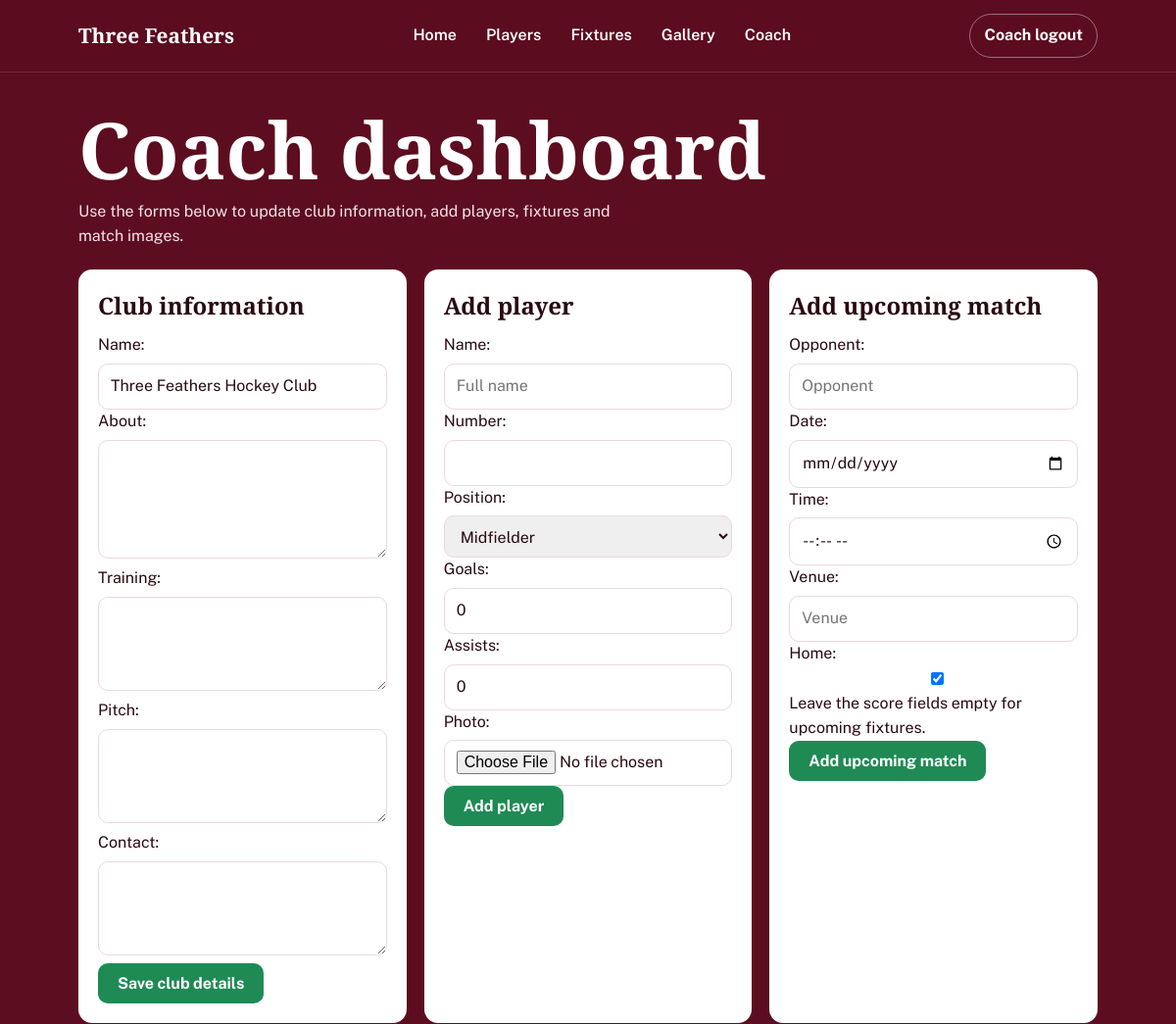
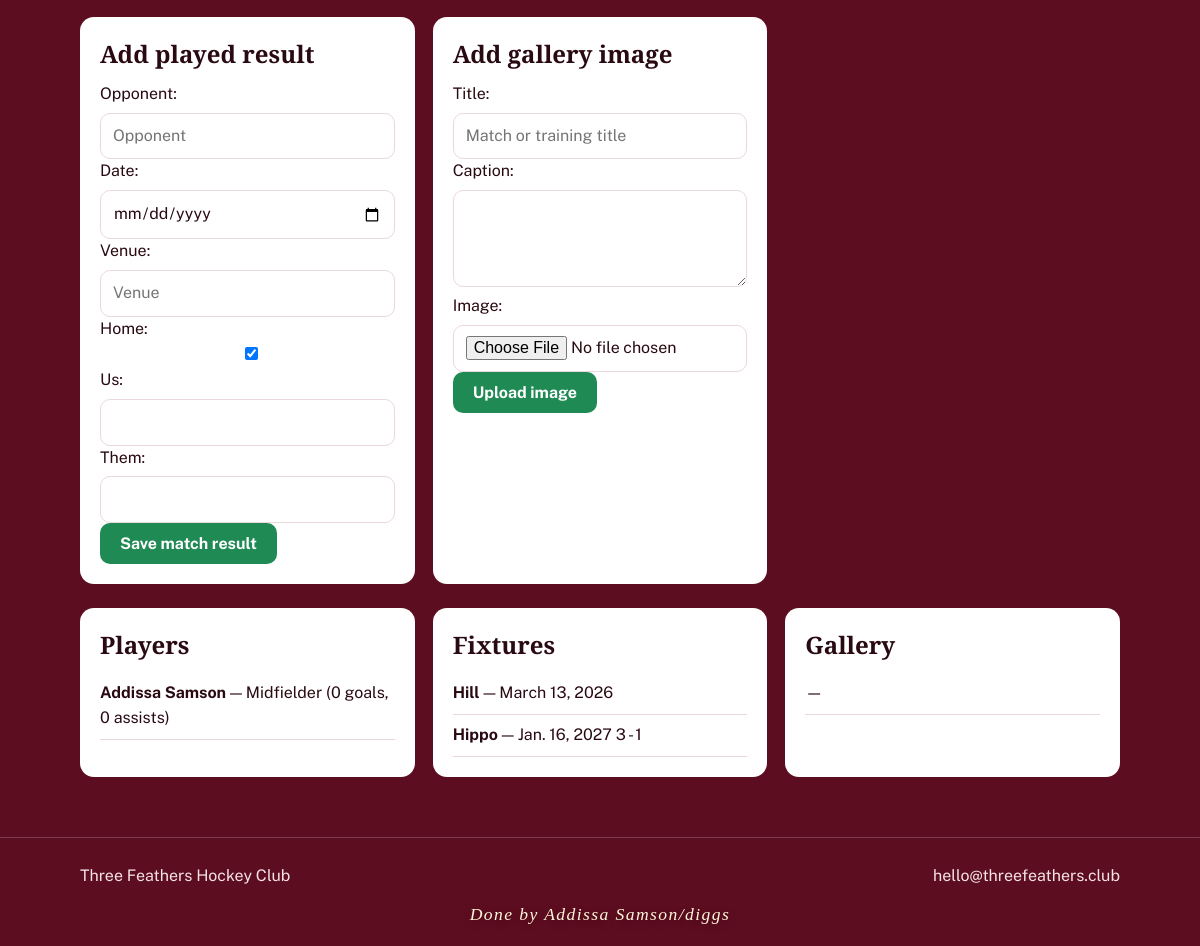
The app's page /coach/ (signed in) with its own data (2 pictures, top to bottom).
### club/models.py (models this page shows, shortened)
class ClubProfile(models.Model):
    name = models.CharField(max_length=120, default='Three Feathers Hockey Club')
    about = models.TextField(blank=True)
    training = models.TextField(blank=True)
    pitch = models.TextField(blank=True)
    contact = models.TextField(blank=True)
    updated_at = models.DateTimeField(auto_now=True)
    class Meta:
        verbose_name = 'club profile'
        verbose_name_plural = 'club profiles'

class Player(models.Model):
    POSITIONS = (
        ('Goalkeeper', 'Goalkeeper'),
        ('Defender', 'Defender'),
        ('Midfielder', 'Midfielder'),
        ('Forward', 'Forward'),
    )
    name = models.CharField(max_length=80)
    number = models.PositiveSmallIntegerField(blank=True, null=True)
    position = models.CharField(max_length=20, choices=POSITIONS, default='Midfielder')
    goals = models.PositiveIntegerField(default=0)
    assists = models.PositiveIntegerField(default=0)
    photo = models.ImageField(upload_to='players/', blank=True, null=True)
    created_at = models.DateTimeField(auto_now_add=True)
    class Meta:
        ordering = ['name']

class Fixture(models.Model):
    opponent = models.CharField(max_length=80)
    date = models.DateField()
    time = models.TimeField(blank=True, null=True)
    venue = models.CharField(max_length=200, blank=True)
    home = models.BooleanField(default=True)
    us = models.PositiveSmallIntegerField(blank=True, null=True)
    them = models.PositiveSmallIntegerField(blank=True, null=True)
    class Meta:
        ordering = ['date', 'time']

class GalleryImage(models.Model):
    title = models.CharField(max_length=100, blank=True)
    caption = models.CharField(max_length=200, blank=True)
    image = models.ImageField(upload_to='gallery/', blank=True, null=True)
    created_at = models.DateTimeField(auto_now_add=True)
    class Meta:
        ordering = ['-created_at']

### club/views.py (the view, shortened to what this page needs)
# urls.py: path('coach/', views.coach_dashboard, name='coach_dashboard'),
@require_http_methods(['GET', 'POST'])
def coach_dashboard(request):
    if not is_coach_authenticated(request):
        return redirect('coach_login')
    club = get_club()
    club_form = ClubProfileForm(instance=club)
    player_form = PlayerForm()
    upcoming_form = UpcomingFixtureForm()
    result_form = ResultFixtureForm()
    gallery_form = GalleryImageForm()
    context = {
        'club': club,
        'club_form': club_form,
        'player_form': player_form,
        'upcoming_form': upcoming_form,
        'result_form': result_form,
        'gallery_form': gallery_form,
        'players': Player.objects.order_by('number', 'name'),
        'fixtures': Fixture.objects.order_by('date', 'time'),
        'gallery': GalleryImage.objects.order_by('-created_at', '-id'),
    }
    return render(request, 'club/coach_dashboard.html', context)

### club/forms.py
class ClubProfileForm(forms.ModelForm):
    class Meta:
        model = ClubProfile
        fields = ['name', 'about', 'training', 'pitch', 'contact']
        widgets = {
            'about': forms.Textarea(attrs={'rows': 4}),
            'training': forms.Textarea(attrs={'rows': 3}),
            'pitch': forms.Textarea(attrs={'rows': 3}),
            'contact': forms.Textarea(attrs={'rows': 3}),
        }

class PlayerForm(forms.ModelForm):
    class Meta:
        model = Player
        fields = ['name', 'number', 'position', 'goals', 'assists', 'photo']
        widgets = {
            'name': forms.TextInput(attrs={'placeholder': 'Full name'}),
        }

### club/views.py (called while the page is built, shortened)
def get_club():
    club = ClubProfile.objects.first()
    return club

def is_coach_authenticated(request):
    return request.session.get('coach_authenticated') is True

### club/templates/club/coach_dashboard.html (shortened to what this page needs)
{% extends 'club/base.html' %}
{% block content %}
<section class="page-section">
  <div class="wrap">
    <h1>Coach dashboard</h1>
    <p class="lede">Use the forms below to update club information, add players, fixtures and match images.</p>
    <div class="coach-grid">
      <div class="panel">
        <h2>Club information</h2>
        <form method="post" enctype="multipart/form-data">
          {{ club_form.as_p }}
          <button class="btn" type="submit">Save club details</button>
        </form>
      </div>
      <div class="panel">
        <h2>Add player</h2>
        <form method="post" enctype="multipart/form-data">
          {{ player_form.as_p }}
          <button class="btn" type="submit">Add player</button>
        </form>
      </div>
      <div class="panel">
        <h2>Add upcoming match</h2>
        <form method="post" enctype="multipart/form-data">
          {{ upcoming_form.as_p }}
          <p class="form-help">Leave the score fields empty for upcoming fixtures.</p>
          <button class="btn" type="submit">Add upcoming match</button>
        </form>
      </div>
      <div class="panel">
        <h2>Add played result</h2>
        <form method="post" enctype="multipart/form-data">
          {{ result_form.as_p }}
          <button class="btn" type="submit">Save match result</button>
        </form>
      </div>
      <div class="panel">
        <h2>Add gallery image</h2>
        <form method="post" enctype="multipart/form-data">
          {{ gallery_form.as_p }}
          <button class="btn" type="submit">Upload image</button>
        </form>
      </div>
    </div>
    <div class="admin-lists">
      <div class="panel">
        <h2>Players</h2>
        {% for player in players %}
          <div class="mini-item"><strong>{{ player.name }}</strong> — {{ player.position }} ({{ player.goals }} goals, {{ player.assists }} assists)</div>
        {% empty %}
          <p class="empty">No players added yet.</p>
        {% endfor %}
      </div>
      <div class="panel">
        <h2>Fixtures</h2>
        {% for fixture in fixtures %}
          <div class="mini-item"><strong>{{ fixture.opponent }}</strong> — {{ fixture.date }} {% if fixture.us != None %}{{ fixture.us }} - {{ fixture.them }}{% endif %}</div>
        {% empty %}
          <p class="empty">No fixtures added yet.</p>
        {% endfor %}
      </div>
      <div class="panel">
        <h2>Gallery</h2>
        {% for image in gallery %}
          <div class="mini-item"><strong>{{ image.title }}</strong> — {{ image.caption }}</div>
        {% empty %}
          <p class="empty">No gallery images added yet.</p>
        {% endfor %}
      </div>
    </div>
  </div>
</section>
{% endblock %}

### club/templates/club/base.html (shortened to what this page needs)
{% load static %}
<!DOCTYPE html>
<html lang="en">
<head>
    <link rel="stylesheet" href="{% static 'club/styles.css' %}">
</head>
<body>
    <header class="top">
        <div class="wrap topbar">
            <a class="brand" href="{% url 'home' %}">Three Feathers</a>
            <nav aria-label="Main navigation">
                <a href="{% url 'home' %}">Home</a>
                <a href="{% url 'players' %}">Players</a>
                <a href="{% url 'fixtures' %}">Fixtures</a>
                <a href="{% url 'gallery' %}">Gallery</a>
                <a href="{% url 'coach_dashboard' %}">Coach</a>
            </nav>
            {% if request.session.coach_authenticated %}
                <a class="coachbtn" href="{% url 'coach_logout' %}">Coach logout</a>
            {% else %}
                <a class="coachbtn" href="{% url 'coach_login' %}">Coach login</a>
            {% endif %}
        </div>
    </header>
    {% block content %}{% endblock %}
    <footer class="site-footer">
        <div class="wrap footer-wrap">
            <span>{{ club.name }}</span>
            <span>{{ club.contact|default:'hello@threefeathers.club' }}</span>
        </div>
        <div class="wrap signature-wrap">
            <p class="signature">Done by Addissa Samson/diggs</p>
        </div>
    </footer>
</body>
</html>

### club/static/club/styles.css (style rules this page uses)
:root { --bg: #5d0d20; --bg-deep: #430813; --card: #ffffff; --ink: #2a0a12; --muted: #7d6068; --line: #ebd8dc; --accent: #991a35; --green: #1f8a54; --green-deep: #176c42; --gold: #e0b64a; --serif: "Alegreya", Georgia, serif; --sans: "Public Sans", system-ui, sans-serif; }
* { box-sizing: border-box; }
html { scroll-behavior: smooth; }
body { margin: 0; background: var(--bg); color: white; font: 16px/1.55 var(--sans); }
a { color: inherit; }
.wrap { max-width: 1080px; margin: 0 auto; padding: 0 20px; }
.top { position: sticky; top: 0; backdrop-filter: blur(10px); background: rgba(93, 13, 32, 0.9); z-index: 10; border-bottom: 1px solid rgba(255,255,255,.12); }
.topbar { display: flex; align-items: center; justify-content: space-between; gap: 12px; padding-top: 14px; padding-bottom: 14px; flex-wrap: wrap; }
.brand { color: white; text-decoration: none; font: 800 1.3rem var(--serif); }
nav { display: flex; align-items: center; gap: 6px; flex-wrap: wrap; }
nav a { color: #fff; text-decoration: none; font-weight: 600; padding: 8px 12px; border-radius: 8px; }
.coachbtn { background: transparent; border: 1px solid rgba(255,255,255,.4); color: #fff; padding: 9px 14px; border-radius: 999px; text-decoration: none; font-weight: 700; }
h1 { font: 800 clamp(2.8rem,8vw,5rem)/.95 var(--serif); margin: 0 0 14px; }
.btn { display: inline-block; background: var(--green); color: #fff; border: 0; border-radius: 10px; padding: 11px 20px; font: 700 1rem var(--sans); cursor: pointer; text-decoration: none; }
section { padding: 46px 0 10px; }
.page-section { padding-top: 40px; }
h2 { font: 800 2.2rem/1.1 var(--serif); margin: 0 0 6px; }
.lede { color: #f5e3e8; margin: 0 0 22px; max-width: 60ch; }
.panel { background: var(--card); color: var(--ink); border-radius: 14px; padding: 20px; }
.panel h2, .panel h3, .card h3, .fx h3 { font: 800 1.5rem var(--serif); margin: 0 0 12px; }
.panel p { margin: 0; }
.auth-panel input, .auth-panel textarea, .panel input, .panel textarea, .panel select { width: 100%; padding: 10px 12px; border-radius: 10px; border: 1px solid var(--line); font: inherit; color: var(--ink); margin-top: 6px; }
.coach-grid { display: grid; grid-template-columns: repeat(auto-fit, minmax(260px, 1fr)); gap: 18px; }
.admin-lists { margin-top: 24px; display: grid; grid-template-columns: repeat(auto-fit, minmax(220px, 1fr)); gap: 18px; }
.mini-item { padding: 8px 0; border-bottom: 1px solid var(--line); }
footer { margin-top: 50px; padding: 26px 0; border-top: 1px solid rgba(255,255,255,.2); color: #f5e3e8; }
.footer-wrap { display: flex; justify-content: space-between; gap: 12px; flex-wrap: wrap; }
.site-footer { margin-top: 50px; padding: 26px 0 18px; border-top: 1px solid rgba(255,255,255,.2); color: #f5e3e8; }
.signature-wrap { margin-top: 12px; }
.signature { margin: 0; text-align: center; font-family: "Georgia", "Times New Roman", serif; font-size: 1.1rem; font-style: italic; letter-spacing: 0.08em; color: #fff6d9; text-shadow: 0 2px 10px rgba(0,0,0,.25); }

### records on screen
ClubProfile: name "Three Feathers Hockey Club", contact "hello@threefeathers.club"
Player: name "Addissa Samson", position "Midfielder", goals "0", assists "0"
Fixture: opponent "Hill", date "March 13, 2026"
Fixture: opponent "Hippo", date "Jan. 16, 2027", us "3", them "1"
